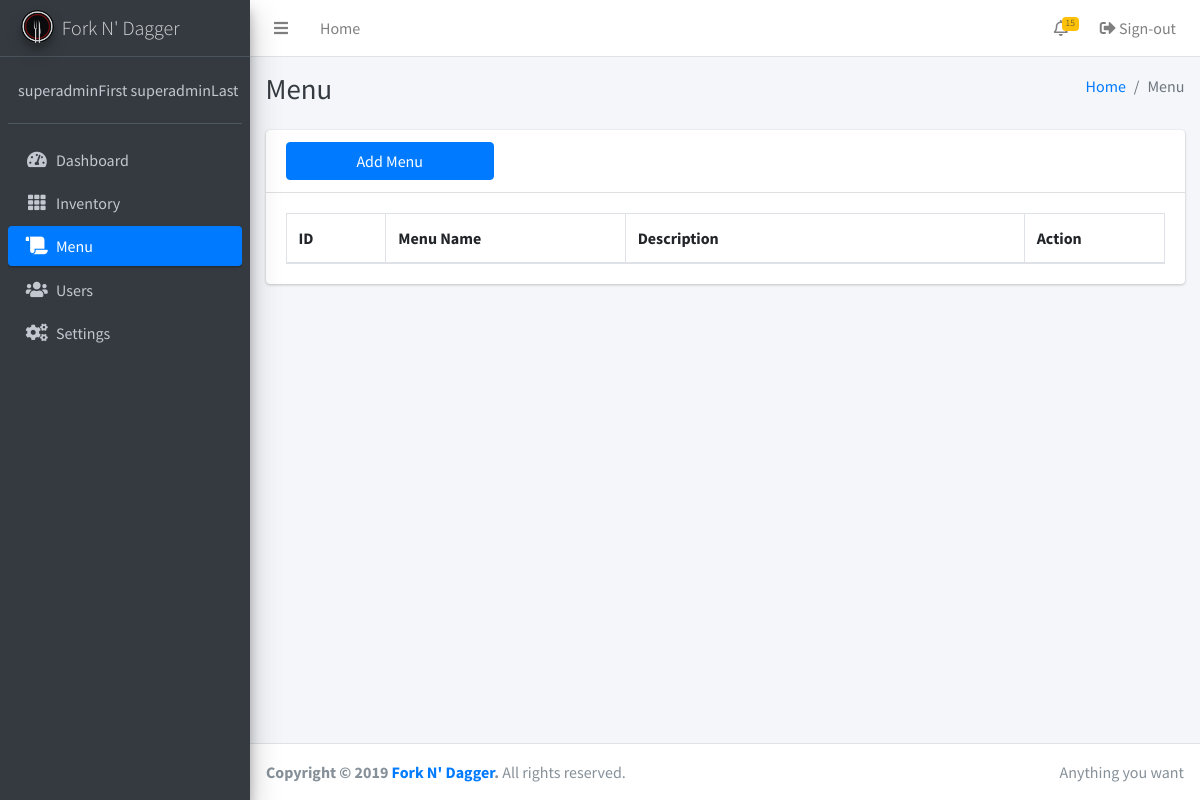
The page /menu.php (signed in) on the database as committed earlier.
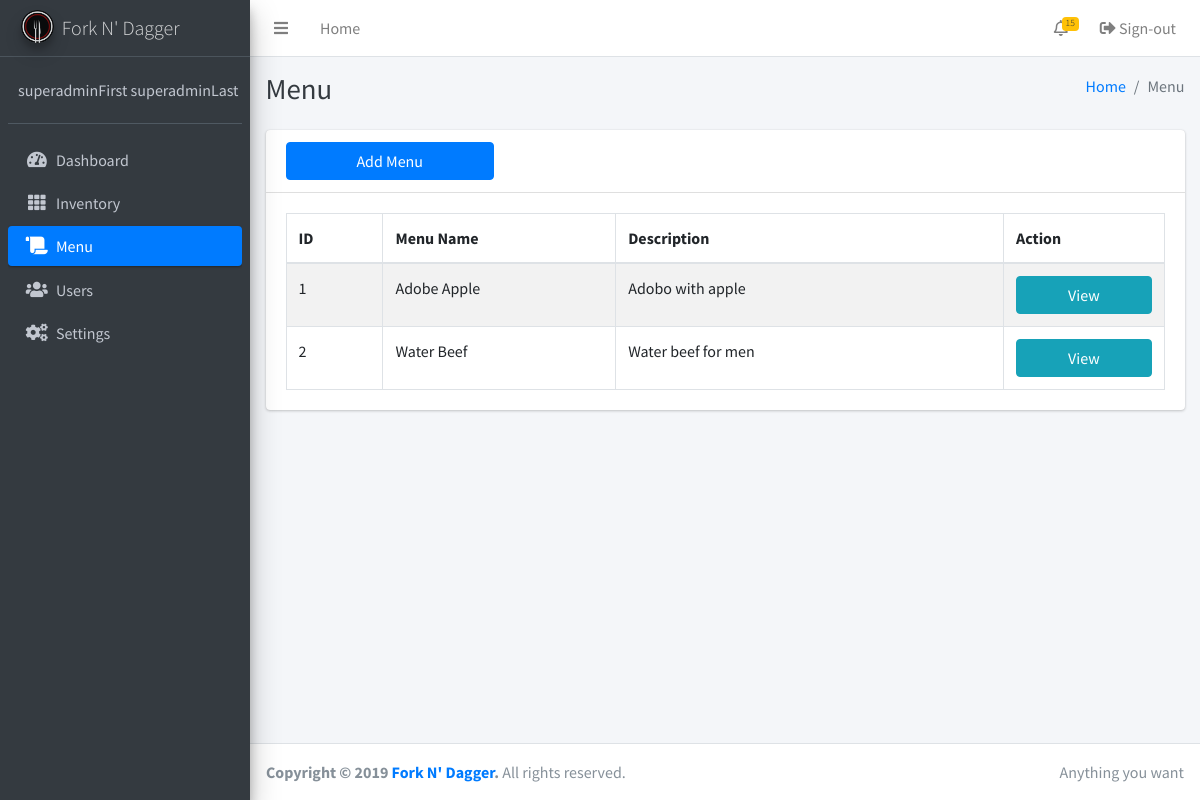
The same page on the database as committed later.
### tables this page shows
CREATE TABLE IF NOT EXISTS `menu` (
  `id` bigint(255) NOT NULL AUTO_INCREMENT,
  `name` varchar(255) NOT NULL,
  `description` varchar(255) NOT NULL,
  `timestamp` timestamp(6) NOT NULL,
  `adminID` int(255) NOT NULL,
  PRIMARY KEY (`id`)
);

### inc/session.php (called while the page is built, shortened)
<?php
	include 'inc/conn.php';;
	if(isset($_SESSION['admin'])){
		$query = $conn -> prepare("SELECT * FROM admins WHERE id = ? ");
		$query -> bind_param("s", $variable);
		$query -> execute();
		$result = $query->get_result();
		$user = mysqli_fetch_assoc($result);
		$role = $user['role'];
	}
	else{
		header('location: home.php');
		exit();
	}
?>

### menu.php (the view, shortened to what this page needs)
<?php include 'inc/session.php'; ?>
<?php include 'inc/header.php'; ?>
<body class="hold-transition sidebar-mini">
<div class="wrapper">
<?php
$current = "menu";
include 'inc/navbar.php'; ?>
  <div class="content-wrapper">
    <?php if ($role == 'Super User'): ?>
    <div class="content-header">
      <div class="container-fluid">
        <div class="row mb-2">
          <div class="col-sm-6">
            <h1 class="m-0 text-dark">Menu</h1>
          </div>
          <div class="col-sm-6">
            <ol class="breadcrumb float-sm-right">
              <li class="breadcrumb-item"><a href="#">Home</a></li>
              <li class="breadcrumb-item active">Menu</li>
            </ol>
          </div>
        </div>
      </div>
    </div>
    <div class="content">
      <div class="container">
        <div class="row">
          <div class="col-12">
            <div class="card">
              <div class="card-header">
                <div class="row">
                  <div class="col-3">
                  <button type="button" class="btn btn-block btn-primary" data-toggle="modal" data-target="#item">Add Menu</button>
                  </div>
                  <div class="col-3">
                  </div>
                </div>
              </div>
              <div class="card-body">
                <table id="example1" class="table table-bordered table-striped">
                  <thead>
                  <tr>
                    <th width="50">ID</th>
                    <th width="120">Menu Name</th>
                    <th width="200">Description</th>
                    <th width="50">Action</th>
                  </tr>
                  </thead>
                  <tbody>
                  <?php
                  $result3 = mysqli_query($conn, "SELECT * FROM menu");
                  while ($row = mysqli_fetch_array($result3)) {
                        ?>
                  <tr>
                    <td><?php echo $row['id'];?></td>
                    <td><?php echo ucwords($row['name']);?></td>
                    <td><?php echo ucfirst($row['description']);?></td>
                    <td>
                      <button type="button" class="btn btn-block btn-info" data-toggle="modal" data-target='#edit<?php echo $row['id']; ?>'>View</button>
                    </td>
                  </tr>
                        <?php   } ?>
                  </tbody>
                </table>
              </div>
            </div>
          </div>
        </div>
      </div>
    </div>
</div>
  <?php else: ?>
    <?php include 'forbidden.php'; ?>
  <?php endif ?>
  <?php include 'inc/footer.php'; ?>
</div>
</body>
</html>

### inc/header.php (shortened to what this page needs)
<!DOCTYPE html>
<html lang="en">
<head>
  <link rel="stylesheet" href="plugins/fontawesome-free/css/all.min.css">
  <link rel="stylesheet" href="dist/css/adminlte.min.css">
  <link rel="stylesheet" href="plugins/datatables-bs4/css/dataTables.bootstrap4.css">
</head>

### inc/navbar.php (shortened to what this page needs)
  <nav class="main-header navbar navbar-expand navbar-white navbar-light">
    <ul class="navbar-nav">
      <li class="nav-item">
        <a class="nav-link" data-widget="pushmenu" href="#"><i class="fas fa-bars"></i></a>
      </li>
      <li class="nav-item d-none d-sm-inline-block">
        <a href="index3.html" class="nav-link">Home</a>
      </li>
    </ul>
    <ul class="navbar-nav ml-auto">
      <li class="nav-item dropdown">
        <a class="nav-link" data-toggle="dropdown" href="#">
          <i class="far fa-bell"></i>
          <span class="badge badge-warning navbar-badge">15</span>
        </a>
      </li>
      <li class="nav-item">
        <a class="nav-link" href="logout.php"><i class="nav-icon fas fa-sign-out-alt"></i> Sign-out</a>
      </li>
    </ul>
  </nav>
  <aside class="main-sidebar sidebar-dark-primary elevation-4">
    <a href="index3.html" class="brand-link">
      <img src="image/logo.png" alt="Fork N' Dagger Logo" class="brand-image img-circle elevation-3"
           style="opacity: .8">
      <span class="brand-text font-weight-light">Fork N' Dagger</span>
    </a>
    <div class="sidebar">
      <div class="user-panel mt-3 pb-3 mb-3 d-flex">
        <div class="info">
          <a href="#" class="d-block"><?php echo $user['firstname']. ' '.$user['lastname']; ?></a>
        </div>
      </div>
<?php
switch ($role): ?>
<?php case "Super User": ?>
      <nav class="mt-2">
        <ul class="nav nav-pills nav-sidebar flex-column" data-widget="treeview" role="menu" data-accordion="false">
          <li class="nav-item">
            <a href="index.php" class="nav-link <?php if($current == 'Dashboard') {echo 'active';} ?>">
              <i class="nav-icon fas fa-tachometer-alt"></i>
              <p>
                Dashboard
              </p>
            </a>
          </li>
          <li class="nav-item">
            <a href="inventory.php" class="nav-link <?php if($current == 'inventory') {echo 'active';} ?>" >
              <i class="nav-icon fas fa-th"></i>
              <p>
                Inventory
              </p>
            </a>
          </li>
          <li class="nav-item">
            <a href="menu.php" class="nav-link <?php if($current == 'menu') {echo 'active';} ?>">
              <i class="nav-icon fas fa-scroll"></i>
              <p>
                Menu
              </p>
            </a>
          </li>
          <li class="nav-item">
            <a href="users.php" class="nav-link <?php if($current == 'users') {echo 'active';} ?>">
              <i class="nav-icon fas fa-users"></i>
              <p>
                Users
              </p>
            </a>
          </li>
          <li class="nav-item">
            <a href="settings.php" class="nav-link <?php if($current == 'settings') {echo 'active';} ?>">
              <i class="nav-icon fas fa-cogs"></i>
              <p>
                Settings
              </p>
            </a>
          </li>
        </ul>
      </nav>
<?php break; ?>
<?php endswitch; ?>
    </div>
  </aside>

### inc/footer.php
<footer class="main-footer">
	<div class="float-right d-none d-sm-inline">
	  Anything you want
	</div>
	<strong>Copyright &copy; 2019 <a href="">Fork N' Dagger</a>.</strong> All rights reserved.
</footer>

Rows that differ between the two databases and show on the page:
added menu: id "1", name "Adobe Apple", description "Adobo with apple"
added menu: id "2", name "Water Beef", description "Water beef for men"
